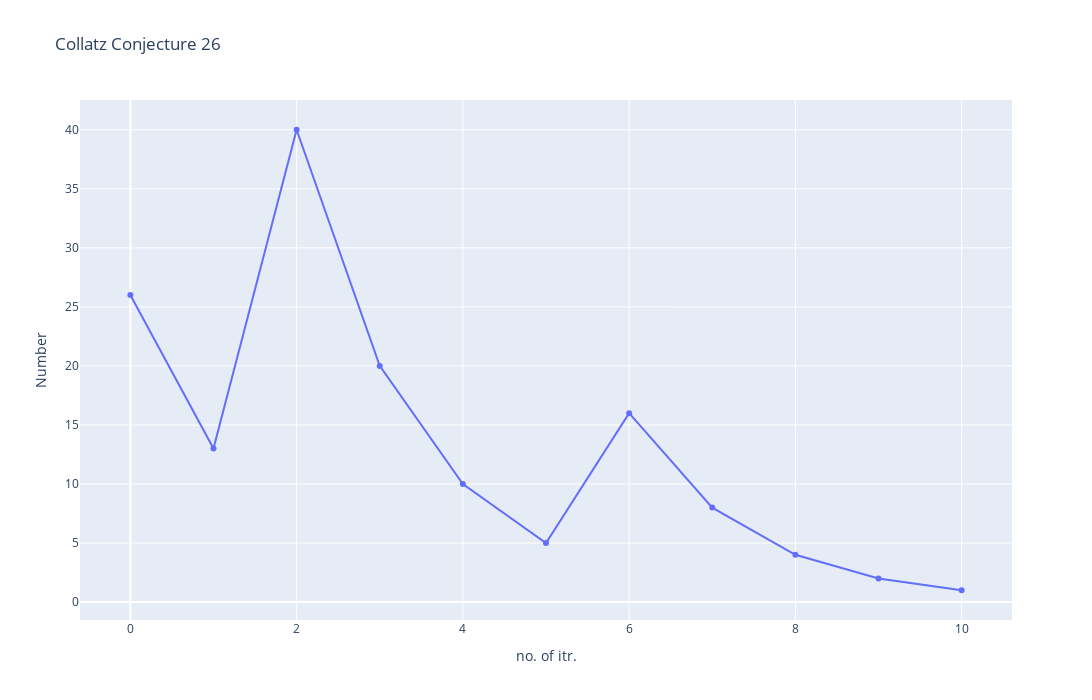
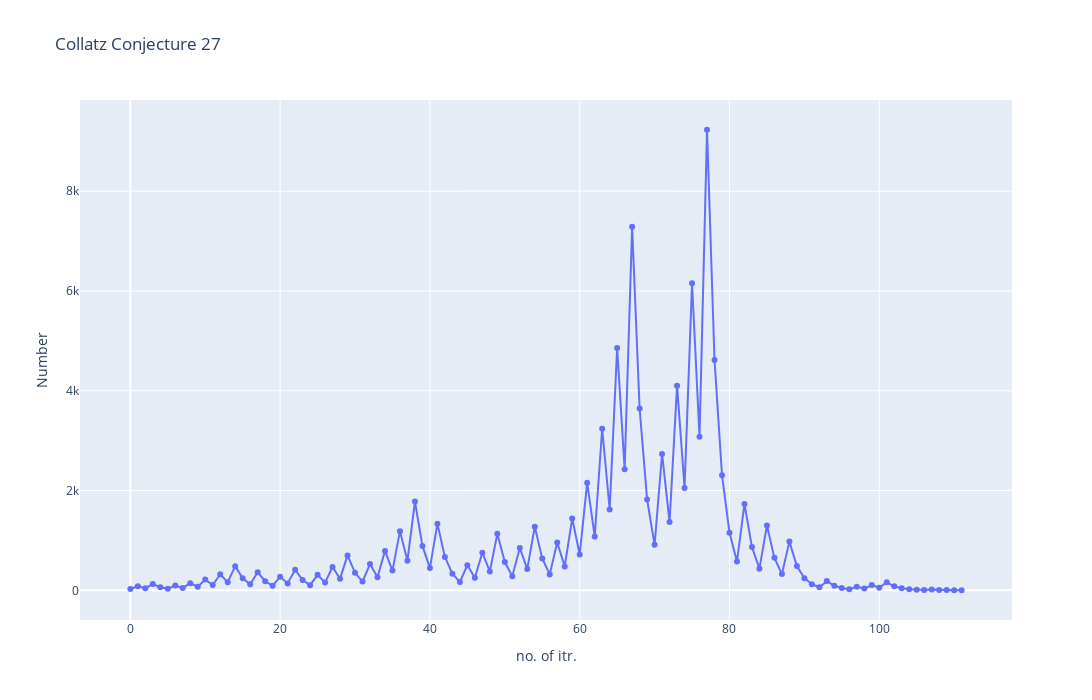

Notebook code cell kept with these figures, in order:
### Code cell
plot_collatz(26)
plot_collatz(27)

### Figure 1 — Plotly figure (JSON) as saved in the notebook; plotly's stock layout.template omitted (floating-point values rounded to 4 significant figures)
{"data": [{"mode": "lines+markers", "type": "scatter", "x": [0, 1, 2, 3, 4, 5, 6, 7, 8, 9, 10], "y": [26, 13, 40, 20, 10, 5, 16, 8, 4, 2, 1]}], "layout": {"height": 700, "title": {"text": "Collatz Conjecture 26"}, "width": 1750, "xaxis": {"title": {"text": "no. of itr."}}, "yaxis": {"title": {"text": "Number"}}}}

### Figure 2 — Plotly figure (JSON) as saved in the notebook; plotly's stock layout.template omitted (floating-point values rounded to 4 significant figures)
{"data": [{"mode": "lines+markers", "type": "scatter", "x": [0, 1, 2, 3, 4, 5, 6, 7, 8, 9, 10, 11, 12, 13, 14, 15, 16, 17, 18, 19, 20, 21, 22, 23, 24, 25, 26, 27, 28, 29, 30, 31, 32, 33, 34, 35, 36, 37, 38, 39, 40, 41, 42, 43, 44, 45, 46, 47, 48, 49, 50, 51, 52, 53, 54, 55, 56, 57, 58, 59, 60, 61, 62, 63, 64, 65, 66, 67, 68, 69, 70, 71, 72, 73, 74, 75, 76, 77, 78, 79, 80, 81, 82, 83, 84, 85, 86, 87, 88, 89, 90, 91, 92, 93, 94, 95, 96, 97, 98, 99, 100, 101, 102, 103, 104, 105, 106, 107, 108, 109, 110, 111], "y": [27, 82, 41, 124, 62, 31, 94, 47, 142, 71, 214, 107, 322, 161, 484, 242, 121, 364, 182, 91, 274, 137, 412, 206, 103, 310, 155, 466, 233, 700, 350, 175, 526, 263, 790, 395, 1186, 593, 1780, 890, 445, 1336, 668, 334, 167, 502, 251, 754, 377, 1132, 566, 283, 850, 425, 1276, 638, 319, 958, 479, 1438, 719, 2158, 1079, 3238, 1619, 4858, 2429, 7288, 3644, 1822, 911, 2734, 1367, 4102, 2051, 6154, 3077, 9232, 4616, 2308, 1154, 577, 1732, 866, 433, 1300, 650, 325, 976, 488, 244, 122, 61, 184, 92, 46, 23, 70, 35, 106, 53, 160, 80, 40, 20, 10, 5, 16, 8, 4, 2, 1]}], "layout": {"height": 700, "title": {"text": "Collatz Conjecture 27"}, "width": 1750, "xaxis": {"title": {"text": "no. of itr."}}, "yaxis": {"title": {"text": "Number"}}}}
